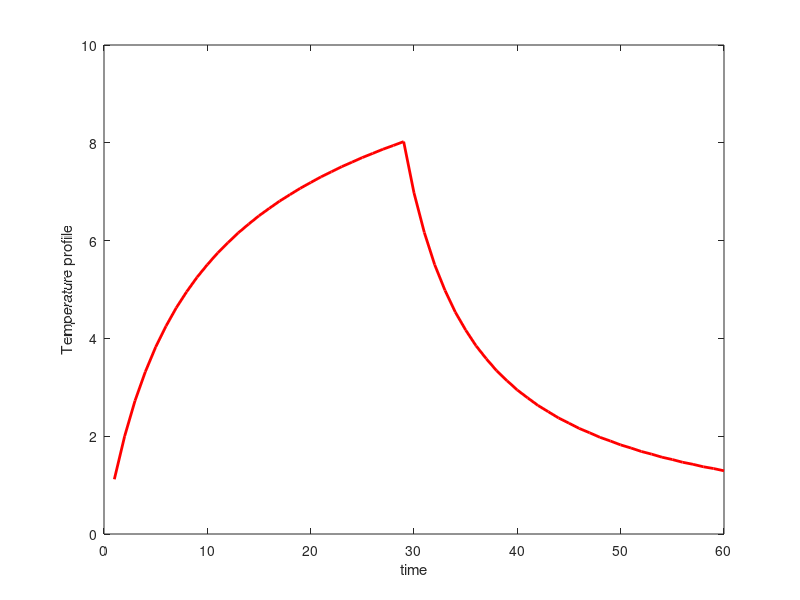

This chart was generated by the following MATLAB code:
%function steady_state()

%
% Defining the parameters
%

nx = 1000;
dt = 1;
a = 0;
b = 20;
dx = (b-a)/(nx);
x = linspace(a, b-dx, nx);
diff = 1/(6*dx^2);
perf = (2/3)*(10^(-3));

%
% Initial condition
%

u = zeros(nx,1);

%
%  Creating the matrix for the diffusion term
%

main_second_der = -2 * ones(nx,1);
off_secon_der = ones(nx-1,1);
Diff_matrix1 = diag(main_second_der) + diag(off_secon_der, -1) + diag(off_secon_der,1);



main_first_der = zeros(nx,1);
off_up_first_der = ones(nx-1,1);
off_down_first_der = ones(nx-1,1);
for i = 2:(nx-2)
    off_up_first_der(i+1) = off_up_first_der(i+1)/i;
end
for i = 1:(nx-1)
    off_down_first_der(i) = - off_down_first_der(i)/i;
end
Diff_matrix2= diag(main_first_der) + diag(off_down_first_der, -1) + diag(off_up_first_der,1);

Diff3 = Diff_matrix1 + Diff_matrix2;

%
%  Adding in the Neumann condition at the origin
%

Diff3(1,1) = -6;
Diff3(1, 2) = 6;

Diff3 = Diff3* diff;
Diff3 = sparse(Diff3);

%
% Adding in the perfusion term
%

I = speye(nx);
Perf_matrix = perf * speye(nx);

%
% Adding in the source term Q
%

Source = sin(x)./x;
Source = besselj(1,x)./x;
Source(1) = 1;
 news =  5* Source.^2;

news = transpose(news);


%
% Timestepping using the Crank-Nicolson method
%

figure
hold on

trapint = u;

for i = 1:60
    uold = u;
    tt(i)=i*dt;
    AA = (I - (dt/2)*Diff3 + (dt/2)*Perf_matrix);
    
      if tt(i) < 30 
      new_step = (I + (dt/2)*Diff3 - (dt/2)*Perf_matrix)*u + dt*news;
      else
      new_step = (I + (dt/2)*Diff3 - (dt/2)*Perf_matrix)*u; 
      end
     
    u = AA\new_step;
    uu=u;
    xx=x;
    xx(nx+1)=b;
    uu(nx+1)=0;
    %Computing the integral for the damage using trapezoidal rule
    A = 226.8;
    E = 6.28*(10^5);
    R = 8.314;
    %Function to evaluate
    fold = exp(226.8 - E./(R*(uold+310)));
    f    = exp(226.8 - E./(R*(u+310)));

    trapint = trapint+0.5*(fold+f)*dt
    hold on
    
    if tt(i)< 30
    %subplot(1,2,1)
    %plot(xx,uu,'r')
    %xlabel('x')
    %ylabel('Temperature profile')
    %leg1= legend('heating up')
    %else
    %subplot(1,2,2)
    %plot(xx,uu,'b')
    %xlabel('x')
    %ylabel('Temperature profile')
    %leg2= legend('cooling down')
    end
    ux(i)=uu(1);
    %subplot(1,3,2)
    %plot(x, trapint)
    %xlabel('x')
    %ylabel('Damage')
    
end
     hold off 
     %subplot(1,3,3)
     plot(tt,ux, 'r', 'linewidth', 2)
     xlabel('time')
     ylabel('Temperature profile')   